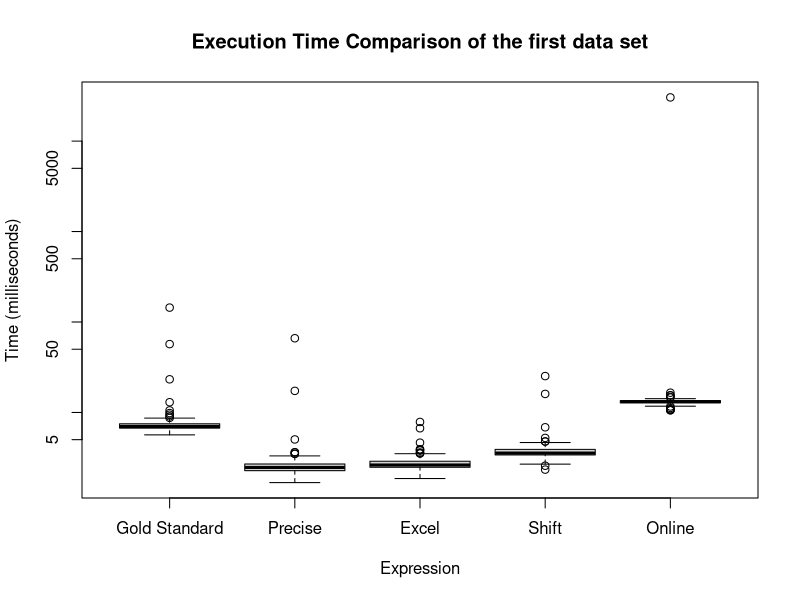
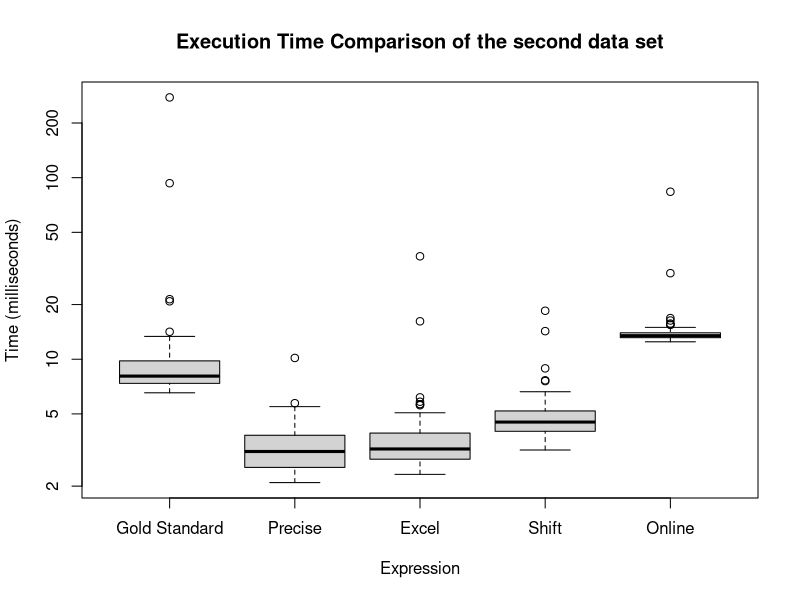
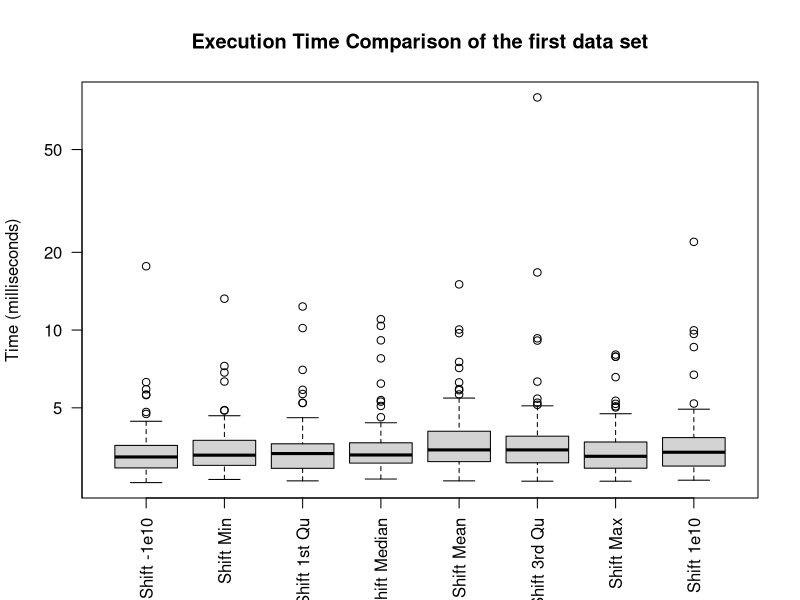
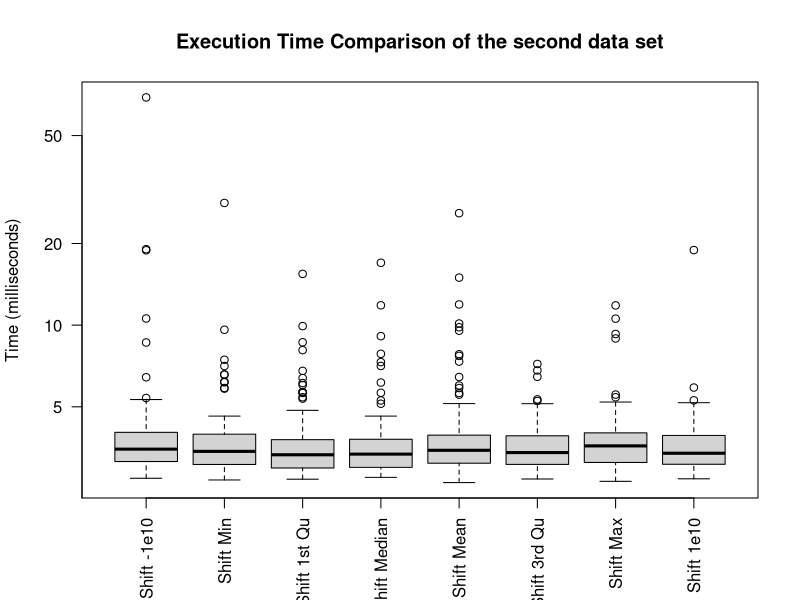

Recreate these plots in R, in order.
## ---- chunk 1
knitr::opts_chunk$set(echo = TRUE)
## ---- chunk 2
##Algorithm 0##
gold_standard <- function(x){
  return(var(x))
}
## ---- chunk 3
##Algorithm 1##
precise <- function(x){
  sample_mean <- sum(x)/length(x)
  variance <- sum((x-sample_mean)^2)/(length(x)-1)
  return(variance)
}

## ---- chunk 4
##Algorithm 2##
excel <- function(x){
  P1 <- sum(x^2)
  P2 <- (sum(x))^2/length(x)
  variance <- (P1-P2)/(length(x)-1)
  return(variance)
}

## ---- chunk 5
##Algorithm 3##
shift <- function(x, c){
  P1 <- sum((x-c)^2)
  P2 <- (sum(x-c))^2/length(x)
  variance <- (P1-P2)/(length(x)-1)
  return(variance)
}
## ---- chunk 6
##Algorithm 4##
online <- function(x){
  # Calculate the mean and variance for the first and second element
  sample_mean <- (x[1]+x[2])/2
  variance <- ((x[1]-sample_mean)^2+(x[2]-sample_mean)^2)/(2-1)
  
  for (n in 3:length(x)){
    variance <- (n-2)/(n-1)*variance+(x[n]-sample_mean)^2/n
    sample_mean <- sample_mean + (x[n]-sample_mean)/n
  }
  return(variance)
}
## ---- chunk 7
wrapper_function <- function(x){
  # Create a data frame for the variance result
  results <- data.frame(
    Method = c("Gold Standard", "Precise", 
               "Excel", "Shift", "Online"),
    Variance = c(
      gold_standard(x),
      precise(x),
      excel(x),
      shift(x, x[1]),
      online(x)
    )
  )
  return(results)
}

set.seed(12223236)
x <- rnorm(100)
# Compare variance calculation methods
comparison_results <- wrapper_function(x)
## ---- chunk 8
library(knitr) # this library is used for good representation of the tables
kable(comparison_results, format = "markdown", caption = "Variances")
## ---- chunk 9
set.seed(12223236)
x1 <- rnorm(100)
set.seed(12223236)
x2 <- rnorm(100, mean=1000000)
## ---- chunk 10
# install.packages("microbenchmark") (Uncomment for installation)
library(microbenchmark)
## ---- chunk 11
# First data set Comparison 
mb_1 <- microbenchmark(
  "Gold Standard" = gold_standard(x1),
  "Precise" = precise(x1),
  "Excel" = excel(x1),
  "Shift" = shift(x1, x1[1]),
  "Online" = online(x1),
  times = 100
)
## ---- chunk 12
# Second data set Comparison 
mb_2 <- microbenchmark(
  "Gold Standard" = gold_standard(x2),
  "Precise" = precise(x2),
  "Excel" = excel(x2),
  "Shift" = shift(x2,x2[1]),
  "Online" = online(x2),
  times = 100
)
## ---- chunk 13
kable(summary(mb_1), format = "markdown", 
      caption = "Computational Performance of the first data set")
kable(summary(mb_2), format = "markdown", 
      caption = "Computational Performance of the second data set")
## ---- chunk 14
#Graphically summarize
boxplot(mb_1, main="Execution Time Comparison of the first data set", 
        ylab="Time (milliseconds)")
boxplot(mb_2, main="Execution Time Comparison of the second data set", 
        ylab="Time (milliseconds)")
## ---- chunk 15
# First data set Comparison
gold<- gold_standard(x1)
rest <- c(precise(x1),excel(x1),shift(x1, x1[1]),online(x1))

gold == rest
# Function identical is used
for (v in rest){
  print(identical(gold,v))
}

# Function all.equal is used
for (v in rest){
  print(all.equal(gold,v))
}
## ---- chunk 16
# Second data set Comparison
gold<- gold_standard(x2)
rest <- c(precise(x2),excel(x2),shift(x2, x2[1]),online(x2))

gold == rest
# Function identical is used
for (v in rest){
  print(identical(gold,v))
}

# Function all.equal is used
for (v in rest){
  print(all.equal(gold,v))
}
## ---- chunk 17
scale_invariance_property_x1 <- c(-1e10,summary(x1),1e10)
scale_invariance_property_x2 <- c(-1e10,summary(x2),1e10)
## ---- chunk 18
computational_comparison <- function(x, scale_invariance_property){
  
  shifted_variance <- c()
  
  for (c in scale_invariance_property){
    # Calculation of the variance
    shifted_variance <- c(shifted_variance, shift(x,c))
  }
  # Computational performance
  mb <- microbenchmark(
    "Shift -1e10" = shift(x,scale_invariance_property[1]),
    "Shift Min" = shift(x,scale_invariance_property[2]),
    "Shift 1st Qu" = shift(x,scale_invariance_property[3]),
    "Shift Median" = shift(x,scale_invariance_property[4]),
    "Shift Mean" = shift(x,scale_invariance_property[5]),
    "Shift 3rd Qu" = shift(x,scale_invariance_property[6]),
    "Shift Max" = shift(x,scale_invariance_property[7]),
    "Shift 1e10" = shift(x,scale_invariance_property[8]),
    times = 100
  ) 
  return(list(shifted_variance = shifted_variance,mb = mb))
}
## ---- chunk 19
equality_comparison <- function(shifted_variance){
  # Initialize empty matrices to store comparison results
  equal_matrix <- matrix(FALSE, nrow = length(shifted_variance), 
                         ncol = length(shifted_variance))
  identical_matrix <- matrix(FALSE, nrow = length(shifted_variance), 
                             ncol = length(shifted_variance))
  all_equal_matrix <- matrix(FALSE, nrow = length(shifted_variance), 
                             ncol = length(shifted_variance))
  
  # Perform pairwise comparisons using nested loops
  for (i in 1:length(shifted_variance)) {
    for (j in 1:length(shifted_variance)) {
      # Using == operator
      equal_matrix[i, j] <- shifted_variance[i] == shifted_variance[j]
      
      # Using identical()
      identical_matrix[i, j] <- identical(shifted_variance[i], shifted_variance[j])
      
      # Using all.equal()
      all_equal_matrix[i, j] <- isTRUE(all.equal(shifted_variance[i], shifted_variance[j]))
    }
  }
  return(list(equal_matrix = equal_matrix,
              identical_matrix = identical_matrix,
              all_equal_matrix = all_equal_matrix)) 
}
## ---- chunk 20
results_x1 <- computational_comparison(x1,scale_invariance_property_x1)

kable(summary(results_x1$mb), format = "markdown", 
      caption = "Computational Performance of the shift 
                algoritm for the first data set")
## ---- chunk 21
#Graphically summarize
boxplot(results_x1$mb, main="Execution Time Comparison of the first data set", xlab = "", 
        ylab="Time (milliseconds)",las = 2)
## ---- chunk 22
results_x2 <- computational_comparison(x2,scale_invariance_property_x2)

kable(summary(results_x2$mb), format = "markdown", 
      caption = "Computational Performance of the shift 
                algoritm for the second data set")
## ---- chunk 23
#Graphically summarize
boxplot(results_x2$mb, main="Execution Time Comparison of the second data set", xlab = "", 
        ylab="Time (milliseconds)",las = 2)
## ---- chunk 24

comparisons_x1 <- equality_comparison(results_x1$shifted_variance)
cap <- c("Operator ==", "Function identical()", "Function all.equal()")
names <- c("Shift -1e10","Shift Min","Shift 1st Qu","Shift Median",
           "Shift Mean","Shift 3rd Qu","Shift Max", "Shift 1e10")

for (i in 1:3){
  frame <- data.frame(comparisons_x1[[i]])
  colnames(frame) <- names
  rownames(frame) <- names
  print(cap[i])
  cat("\n")
  print(frame)
  cat("\n")
}
## ---- chunk 25
comparisons_x2 <- equality_comparison(results_x2$shifted_variance)

for (i in 1:3){
  frame <- data.frame(comparisons_x2[[i]])
  colnames(frame) <- names
  rownames(frame) <- names
  print(cap[i])
  cat("\n")
  print(frame)
  cat("\n")
}
## ---- chunk 26
set.seed(12223236)
x3 <- rnorm(100, mean = 1, sd = 10000)
## ---- chunk 27
scale_invariance_property_x3 <- c(-1e10,summary(x3),1e10)
## ---- chunk 28
condition_number <- function(x,c){
  return(sqrt(1+(length(x)*(mean(x)-c)^2)/(sum((x-mean(x))^2))))
}
## ---- chunk 29
data <- list(x1,x2,x3)
invariance <- list(scale_invariance_property_x1,
                   scale_invariance_property_x2,
                   scale_invariance_property_x3)

result_condition_numbers <- data.frame()
for (i in 1:3){
  vec_condition_numbers <- c()
  for (c in invariance[[i]]){
    vec_condition_numbers <- c(vec_condition_numbers,condition_number(data[[i]],c))
  }
  result_condition_numbers <- rbind(result_condition_numbers,vec_condition_numbers)
}
colnames(result_condition_numbers) <- names
rownames(result_condition_numbers) <- c("x1", "x2", "x3")
## ---- chunk 30
kable(result_condition_numbers, format = "markdown", 
      caption = "Condition numbers for all three data sets")
